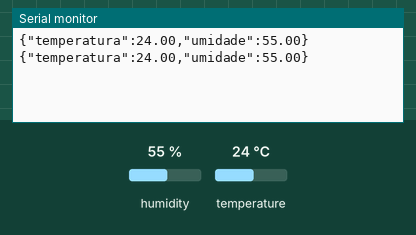
This sketch was run on a simulated Arduino Uno, built with avr-gcc and run on an emulated ATmega328P. Parts: the last lines printed to the serial monitor. Inputs (shaded band) come from the test bench; at power-on: humidity 55 %, temperature 24 °C. Random numbers use the default seed unless the sketch sets one.

Above: at 5.8 s.
5.9 s: humidity set to 22 %
At 10.9 s:
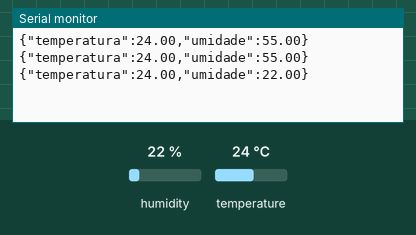
11.9 s: temperature set to 12 °C
At 15.5 s:
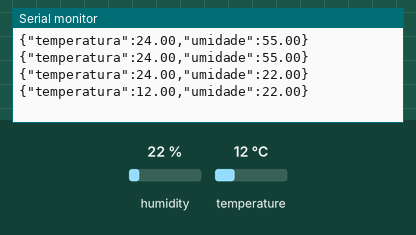
17.9 s: humidity set to 40 %
At 21.4 s:
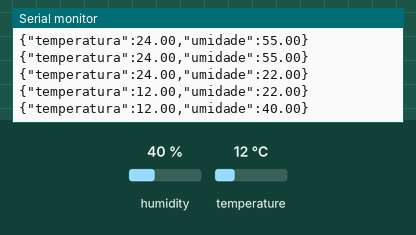
Timing chart, 0 to 22.9 s (numbered marks = the images above; inputs shaded):
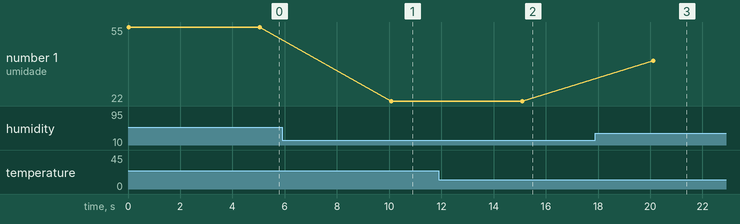

Measured:
- after the input at 5.9 s, the serial monitor: prints a new line after 4.2 s (image 1)
- after the input at 11.9 s, the serial monitor: prints a new line after 3.2 s (image 2)
- after the input at 17.9 s, the serial monitor: prints a new line after 2.2 s (image 3)
- plotted number 1: 55 → 22 after the input at 5.9 s, 22 → 40 after the input at 17.9 s

The sketch:

estacao.ino
```cpp
#include "DHT.h"

#define DHTPIN 2
#define DHTTYPE DHT11

DHT dht(DHTPIN, DHTTYPE);

void setup() {
  Serial.begin(9600); // [cite: 85]
  dht.begin();        // [cite: 86]
}

void loop() {
  float temp = dht.readTemperature(); // [cite: 89]
  float umid = dht.readHumidity();

  // Simulação caso os sensores físicos não estejam disponíveis [cite: 98]
  if (isnan(temp) || isnan(umid)) {
    temp = random(200, 320) / 10.0; // Valores aleatórios realistas [cite: 98]
    umid = random(400, 700) / 10.0;
  }

  // Envio formatado em JSON para leitura pelo script Python [cite: 78, 92, 95]
  Serial.print("{\"temperatura\":"); Serial.print(temp);
  Serial.print(",\"umidade\":"); Serial.print(umid);
  Serial.println("}");

  delay(5000); // Intervalo de 5 segundos [cite: 96]
}
```
